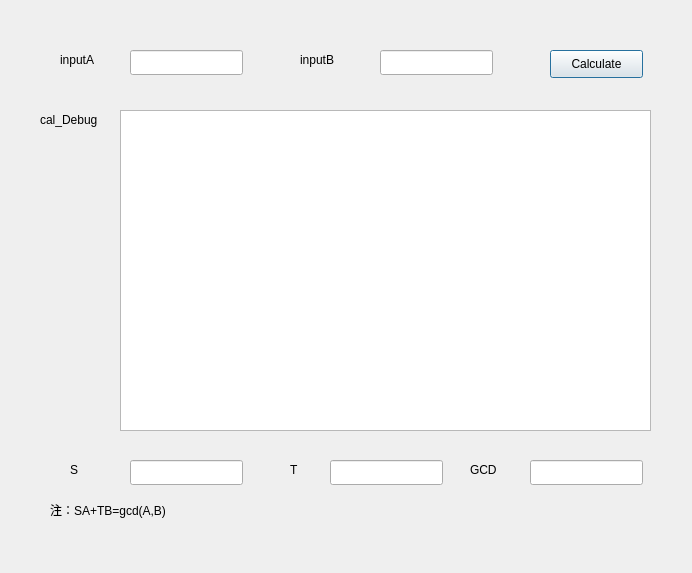
<?xml version="1.0" encoding="UTF-8"?>
<ui version="4.0">
 <class>Euclid</class>
 <widget class="QDialog" name="Euclid">
  <property name="geometry">
   <rect>
    <x>0</x>
    <y>0</y>
    <width>692</width>
    <height>573</height>
   </rect>
  </property>
  <property name="windowTitle">
   <string>Dialog</string>
  </property>
  <widget class="QLineEdit" name="inputA">
   <property name="geometry">
    <rect>
     <x>130</x>
     <y>50</y>
     <width>113</width>
     <height>25</height>
    </rect>
   </property>
   <property name="toolTip">
    <string>&lt;html&gt;&lt;head/&gt;&lt;body&gt;&lt;p&gt;输入待求gcd的因数之一/待求逆元的数字&lt;/p&gt;&lt;/body&gt;&lt;/html&gt;</string>
   </property>
  </widget>
  <widget class="QLabel" name="label">
   <property name="geometry">
    <rect>
     <x>60</x>
     <y>50</y>
     <width>69</width>
     <height>19</height>
    </rect>
   </property>
   <property name="text">
    <string>inputA</string>
   </property>
  </widget>
  <widget class="QLabel" name="label_2">
   <property name="geometry">
    <rect>
     <x>300</x>
     <y>50</y>
     <width>69</width>
     <height>19</height>
    </rect>
   </property>
   <property name="text">
    <string>inputB</string>
   </property>
  </widget>
  <widget class="QLineEdit" name="inputB">
   <property name="geometry">
    <rect>
     <x>380</x>
     <y>50</y>
     <width>113</width>
     <height>25</height>
    </rect>
   </property>
   <property name="toolTip">
    <string>&lt;html&gt;&lt;head/&gt;&lt;body&gt;&lt;p&gt;输入待求gcd的因数之一/待求逆元的模&lt;/p&gt;&lt;/body&gt;&lt;/html&gt;</string>
   </property>
  </widget>
  <widget class="QPushButton" name="calculateButton">
   <property name="geometry">
    <rect>
     <x>550</x>
     <y>50</y>
     <width>93</width>
     <height>28</height>
    </rect>
   </property>
   <property name="text">
    <string>Calculate</string>
   </property>
  </widget>
  <widget class="QLineEdit" name="outputT">
   <property name="geometry">
    <rect>
     <x>330</x>
     <y>460</y>
     <width>113</width>
     <height>25</height>
    </rect>
   </property>
  </widget>
  <widget class="QLabel" name="label_3">
   <property name="geometry">
    <rect>
     <x>70</x>
     <y>460</y>
     <width>69</width>
     <height>19</height>
    </rect>
   </property>
   <property name="text">
    <string>S</string>
   </property>
  </widget>
  <widget class="QLabel" name="label_4">
   <property name="geometry">
    <rect>
     <x>290</x>
     <y>460</y>
     <width>31</width>
     <height>19</height>
    </rect>
   </property>
   <property name="text">
    <string>T</string>
   </property>
  </widget>
  <widget class="QLineEdit" name="outputS">
   <property name="geometry">
    <rect>
     <x>130</x>
     <y>460</y>
     <width>113</width>
     <height>25</height>
    </rect>
   </property>
  </widget>
  <widget class="QLabel" name="label_5">
   <property name="geometry">
    <rect>
     <x>470</x>
     <y>460</y>
     <width>51</width>
     <height>19</height>
    </rect>
   </property>
   <property name="text">
    <string>GCD</string>
   </property>
  </widget>
  <widget class="QLineEdit" name="outputGCD">
   <property name="geometry">
    <rect>
     <x>530</x>
     <y>460</y>
     <width>113</width>
     <height>25</height>
    </rect>
   </property>
  </widget>
  <widget class="QTableWidget" name="tableWidget">
   <property name="geometry">
    <rect>
     <x>120</x>
     <y>110</y>
     <width>531</width>
     <height>321</height>
    </rect>
   </property>
  </widget>
  <widget class="QLabel" name="label_6">
   <property name="geometry">
    <rect>
     <x>40</x>
     <y>110</y>
     <width>121</width>
     <height>19</height>
    </rect>
   </property>
   <property name="text">
    <string>cal_Debug</string>
   </property>
  </widget>
  <widget class="QLabel" name="label_7">
   <property name="geometry">
    <rect>
     <x>50</x>
     <y>500</y>
     <width>241</width>
     <height>19</height>
    </rect>
   </property>
   <property name="text">
    <string>注：SA+TB=gcd(A,B)</string>
   </property>
  </widget>
 </widget>
 <resources/>
 <connections/>
</ui>
